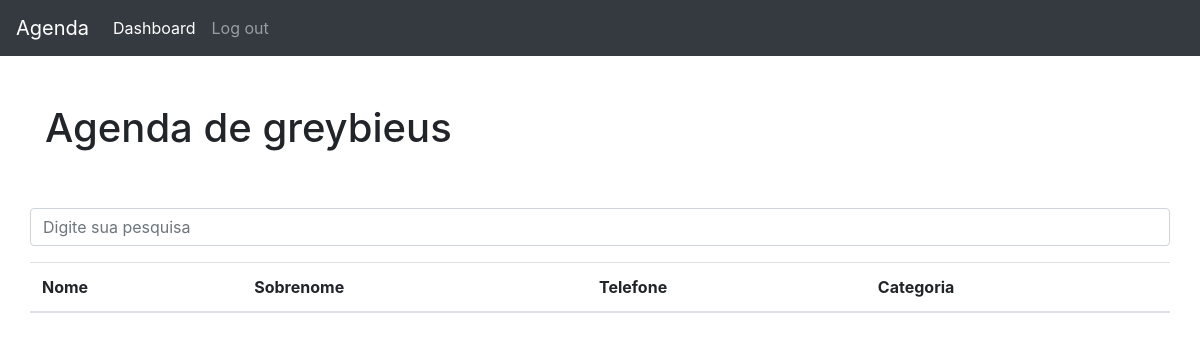
The app's page / (signed in), older data.
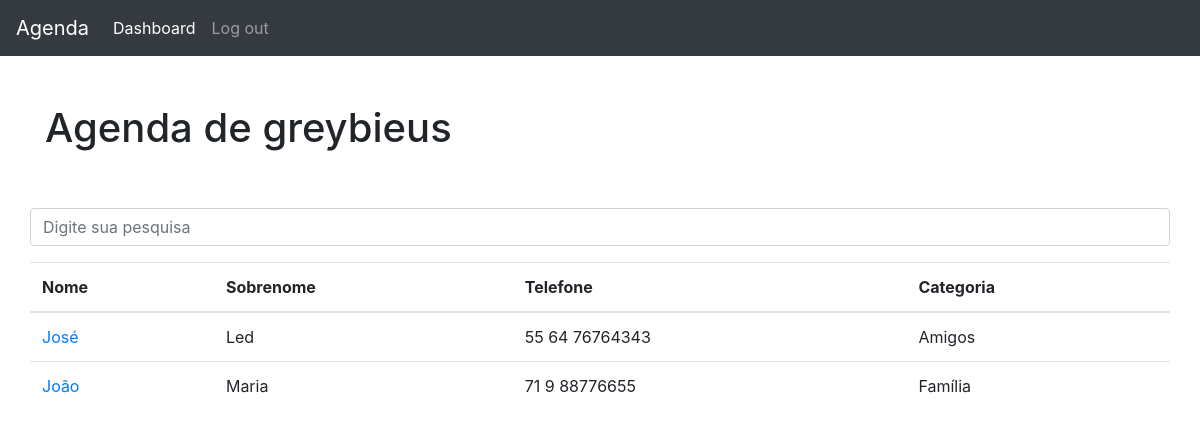
The same page, newer data.
### contatos/models.py (models this page shows, shortened)
class Contato(models.Model):
    nome = models.CharField(max_length=255)
    sobrenome = models.CharField(max_length=255, blank=True)
    telefone = models.CharField(max_length=255)
    email = models.CharField(max_length=255, blank=True)
    data_criacao = models.DateTimeField(
        default=timezone.now)
    descricao = models.TextField(blank=True)
    created_by = models.ForeignKey(User, on_delete=models.CASCADE)
    categoria = models.ForeignKey(
        Categoria, on_delete=models.DO_NOTHING)
    mostrar = models.BooleanField(default=True)
    foto = models.ImageField(blank=True, upload_to='fotos/%y/%m/%d')

class Categoria(models.Model):
    nome = models.CharField(max_length=255)
    created_by = models.ForeignKey(User, on_delete=models.CASCADE)
    def __str__(self):
        return self.nome

### contatos/views.py (the view)
# urls.py: path('', views.index, name='index'),
@login_required(redirect_field_name='login')
def index(request):
    contatos = Contato.objects.order_by('-id').filter(
        mostrar=True,
        created_by=request.user
    )
    paginator = Paginator(contatos, 5)
    page = request.GET.get('p')
    contatos = paginator.get_page(page)
    return render(request, 'contatos/index.html', {
        'contatos': contatos,
    })

### contatos/templates/contatos/index.html (shortened to what this page needs)
{% extends 'base.html' %}
{% block 'page-content'%}
    <h1 class="mt-5">Agenda de {{user}}</h1>
    {% include 'partials/_search-form.html' %}
    <table class="table">
    <thead>
        <tr>
        <th>Nome</th>
        <th>Sobrenome</th>
        <th>Telefone</th>
        <th>Categoria</th>
        </tr>
    </thead>
    <tbody>
        {% for contato in contatos %}
            <tr>
                <td>
                    <a href="{% url 'detalhes' contato.id %}"> {{ contato.nome }}</a>
                </td>
                <td>{{ contato.sobrenome }}</td>
                <td>{{ contato.telefone }}</td>
                <td>{{ contato.categoria }}</td>
            </tr>
        {% endfor %}
    </tbody>
    </table>
{% endblock %}

Row changes from the older to the newer data that the page shows:
now on this page (row edited): Contato: nome "José", sobrenome "Led", telefone "55 64 76764343", categoria "Amigos"
now on this page (row edited): Contato: nome "João", sobrenome "Maria", telefone "71 9 88776655", categoria "Família"
